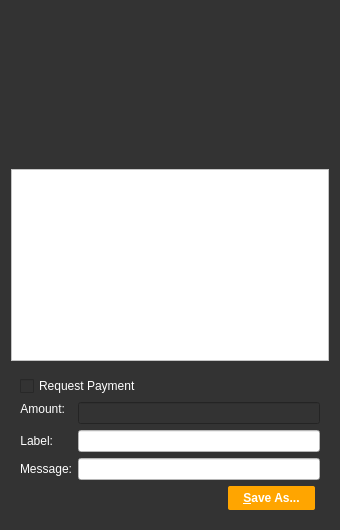
<?xml version="1.0" encoding="UTF-8"?>
<ui version="4.0">
 <class>QRCodeDialog</class>
 <widget class="QDialog" name="QRCodeDialog">
  <property name="geometry">
   <rect>
    <x>0</x>
    <y>0</y>
    <width>340</width>
    <height>530</height>
   </rect>
  </property>
  <property name="windowTitle">
   <string>QR Code Dialog</string>
  </property>
  <property name="styleSheet">
   <string notr="true">background-color:rgb(51, 51, 51);
color: rgb(255, 255, 255);</string>
  </property>
  <layout class="QVBoxLayout" name="verticalLayout_3">
   <item>
    <widget class="QLabel" name="lblQRCode">
     <property name="sizePolicy">
      <sizepolicy hsizetype="Expanding" vsizetype="Expanding">
       <horstretch>0</horstretch>
       <verstretch>0</verstretch>
      </sizepolicy>
     </property>
     <property name="minimumSize">
      <size>
       <width>300</width>
       <height>0</height>
      </size>
     </property>
     <property name="textFormat">
      <enum>Qt::PlainText</enum>
     </property>
     <property name="alignment">
      <set>Qt::AlignCenter</set>
     </property>
     <property name="wordWrap">
      <bool>true</bool>
     </property>
    </widget>
   </item>
   <item>
    <widget class="QPlainTextEdit" name="outUri">
     <property name="sizePolicy">
      <sizepolicy hsizetype="Expanding" vsizetype="Minimum">
       <horstretch>0</horstretch>
       <verstretch>0</verstretch>
      </sizepolicy>
     </property>
     <property name="minimumSize">
      <size>
       <width>0</width>
       <height>0</height>
      </size>
     </property>
     <property name="styleSheet">
      <string notr="true">background-color: rgb(255, 255, 255);</string>
     </property>
     <property name="tabChangesFocus">
      <bool>true</bool>
     </property>
     <property name="textInteractionFlags">
      <set>Qt::TextSelectableByKeyboard|Qt::TextSelectableByMouse</set>
     </property>
    </widget>
   </item>
   <item>
    <widget class="QWidget" name="widget" native="true">
     <layout class="QVBoxLayout" name="verticalLayout_2">
      <item>
       <widget class="QCheckBox" name="chkReqPayment">
        <property name="enabled">
         <bool>true</bool>
        </property>
        <property name="text">
         <string>Request Payment</string>
        </property>
       </widget>
      </item>
      <item>
       <layout class="QFormLayout" name="formLayout">
        <property name="fieldGrowthPolicy">
         <enum>QFormLayout::AllNonFixedFieldsGrow</enum>
        </property>
        <item row="1" column="0">
         <widget class="QLabel" name="lblLabel">
          <property name="text">
           <string>Label:</string>
          </property>
          <property name="textFormat">
           <enum>Qt::PlainText</enum>
          </property>
          <property name="alignment">
           <set>Qt::AlignRight|Qt::AlignTrailing|Qt::AlignVCenter</set>
          </property>
          <property name="buddy">
           <cstring>lnLabel</cstring>
          </property>
         </widget>
        </item>
        <item row="1" column="1">
         <widget class="QLineEdit" name="lnLabel">
          <property name="styleSheet">
           <string notr="true">background-color: rgb(255, 255, 255);
color: rgb(0, 0, 0);</string>
          </property>
         </widget>
        </item>
        <item row="2" column="0">
         <widget class="QLabel" name="lblMessage">
          <property name="text">
           <string>Message:</string>
          </property>
          <property name="textFormat">
           <enum>Qt::PlainText</enum>
          </property>
          <property name="alignment">
           <set>Qt::AlignRight|Qt::AlignTrailing|Qt::AlignVCenter</set>
          </property>
          <property name="buddy">
           <cstring>lnMessage</cstring>
          </property>
         </widget>
        </item>
        <item row="2" column="1">
         <widget class="QLineEdit" name="lnMessage">
          <property name="styleSheet">
           <string notr="true">background-color: rgb(255, 255, 255);
color: rgb(0, 0, 0);</string>
          </property>
         </widget>
        </item>
        <item row="0" column="0">
         <widget class="QLabel" name="lblAmount">
          <property name="sizePolicy">
           <sizepolicy hsizetype="Preferred" vsizetype="Maximum">
            <horstretch>0</horstretch>
            <verstretch>0</verstretch>
           </sizepolicy>
          </property>
          <property name="text">
           <string>Amount:</string>
          </property>
          <property name="textFormat">
           <enum>Qt::PlainText</enum>
          </property>
          <property name="alignment">
           <set>Qt::AlignRight|Qt::AlignTrailing|Qt::AlignVCenter</set>
          </property>
          <property name="buddy">
           <cstring>lnReqAmount</cstring>
          </property>
         </widget>
        </item>
        <item row="0" column="1">
         <widget class="BitcoinAmountField" name="lnReqAmount">
          <property name="enabled">
           <bool>false</bool>
          </property>
          <property name="minimumSize">
           <size>
            <width>80</width>
            <height>0</height>
           </size>
          </property>
         </widget>
        </item>
       </layout>
      </item>
      <item>
       <layout class="QHBoxLayout" name="horizontalLayout">
        <item>
         <spacer name="horizontalSpacer">
          <property name="orientation">
           <enum>Qt::Horizontal</enum>
          </property>
          <property name="sizeHint" stdset="0">
           <size>
            <width>40</width>
            <height>20</height>
           </size>
          </property>
         </spacer>
        </item>
        <item>
         <widget class="QPushButton" name="btnSaveAs">
          <property name="styleSheet">
           <string notr="true">background-color: rgb(255, 165, 0); 
font: 75 10pt 'Ubuntu';
font-weight:bold; 
border-radius:2px; 
padding:5px 15px;
color: rgb(255, 255, 255);
margin:0px 5px 0px 0px;</string>
          </property>
          <property name="text">
           <string>&amp;Save As...</string>
          </property>
         </widget>
        </item>
       </layout>
      </item>
     </layout>
    </widget>
   </item>
  </layout>
 </widget>
 <customwidgets>
  <customwidget>
   <class>BitcoinAmountField</class>
   <extends>QLineEdit</extends>
   <header>bitcoinamountfield.h</header>
   <container>1</container>
  </customwidget>
 </customwidgets>
 <resources/>
 <connections>
  <connection>
   <sender>chkReqPayment</sender>
   <signal>clicked(bool)</signal>
   <receiver>lnReqAmount</receiver>
   <slot>setEnabled(bool)</slot>
   <hints>
    <hint type="sourcelabel">
     <x>92</x>
     <y>285</y>
    </hint>
    <hint type="destinationlabel">
     <x>98</x>
     <y>311</y>
    </hint>
   </hints>
  </connection>
 </connections>
</ui>
